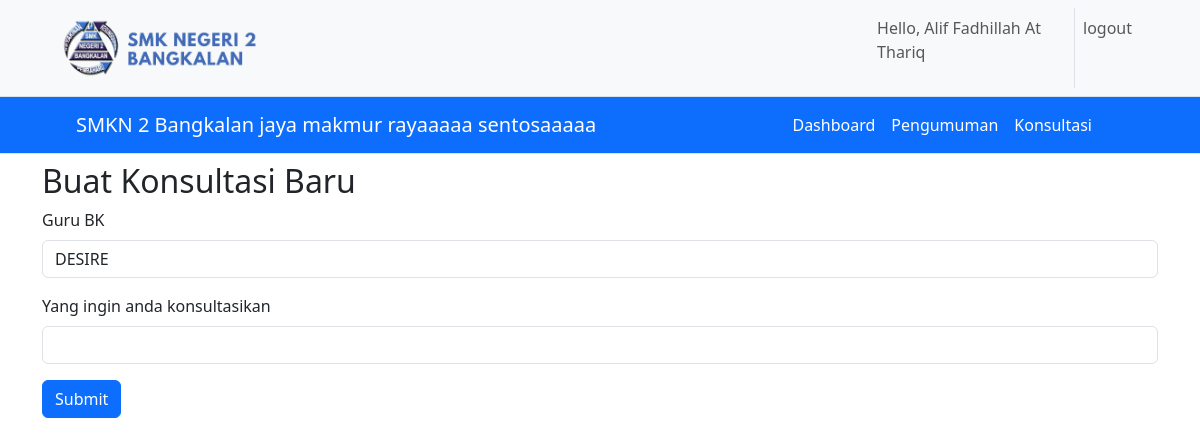
/siswa/tambahKonsultasi.php (signed in), run on an earlier commit of the app's database.
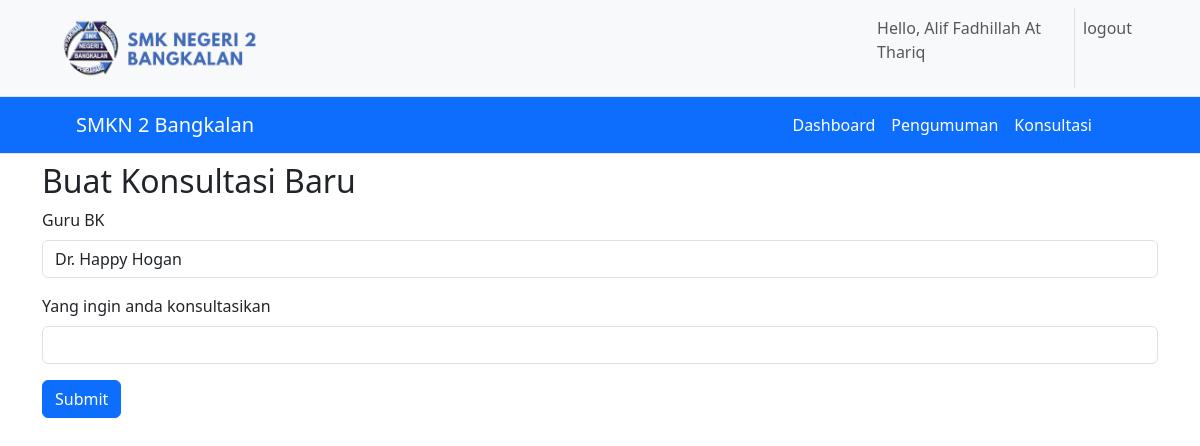
And on a later commit of the database.
### tables this page shows
CREATE TABLE `settings` (
  `id` int(11) NOT NULL,
  `nama_website` varchar(256) NOT NULL,
  `total_poin` int(11) NOT NULL
);

### siswa/tambahKonsultasi.php (the view, shortened to what the changed rows need)
<?php
include "../koneksi.php";
?>
<!DOCTYPE html>
<html lang="en">
<head>
</head>
<body>
    <?php include "../navbar.php" ?>
    <div class="container mb-5">
        <div class="row">
            <div class="col">
    <h2 class="my-2">Buat Konsultasi Baru</h2>
<form action="tambahKonsultasi.php" method="post">
  <div class="mb-3">
    <label class="form-label">Guru BK</label>
    <select name="receiver_id" class="form-control" required>
      <?php
        $query = mysqli_query($con_mysqli, "SELECT * FROM guru WHERE level = 'admin'");
        while ($row = mysqli_fetch_array($query)) {
          echo '<option value="'.$row['nip'].'">'.$row['nama'].'</option>';
        }
      ?>
    </select>
  </div>
</form>
            </div>
        </div>
    </div>
</body>
</html>

### navbar.php (shortened to what the changed rows need)
<?php
include "koneksi.php";
$url = 'http://' . $_SERVER['HTTP_HOST'] . $_SERVER['REQUEST_URI'];
if (strpos($url, "guru") || strpos($url, "admin") || strpos($url, "siswa")) {
  ?>
  <link rel="stylesheet" href="../assets/css/bootstrap.min.css">
  <?php
}
?>
<link rel="stylesheet" href="https://cdn.jsdelivr.net/npm/bootstrap-icons@1.10.3/font/bootstrap-icons.css">
<nav class="navbar sticky-top navbar-dark border-bottom bg-primary navbar-expand-lg mx-6 my-6 px-3 d-print-none" style="z-index: 10">
  <div class="container-fluid mx-5 d-print-none">
    <?php
    $query = "SELECT nama_website FROM settings";
    $result = $con_mysqli->query($query);
    $row = $result->fetch_assoc();
    $nama_web = $row["nama_website"];
    if (isset($_SESSION["guru"])) {
      echo '<a class="navbar-brand fs-5" href="/desi/guru/index.php">'.$nama_web.'</a>';
    }
    elseif (isset($_SESSION["siswa"])) {
      echo '<a class="navbar-brand fs-5" href="/desi/siswa/index.php">'.$nama_web.'</a>';
    }
    elseif (isset($_SESSION["admin"])) {
      echo '<a class="navbar-brand fs-5" href="/desi/admin/index.php">'.$nama_web.'</a>';
    }
    else {
      echo '<a class="navbar-brand fs-5" href="/desi/index.php">'.$nama_web.'</a>';
    }
    ?>
    <div class="collapse navbar-collapse flex-grow-1 text-right mx-4" id="navbarNav">
      <ul class="navbar-nav ms-auto">
      </ul>
    </div>
  </div>
</nav>

What changed in the data, as far as the page shows it:
changed settings: nama_website "SMKN 2 Bangkalan jaya makmur rayaaaaa sentosaaaaa" → "SMKN 2 Bangkalan"
Also different on the page:
form field receiver_id: "DESIRE" → "Dr. Happy Hogan"
